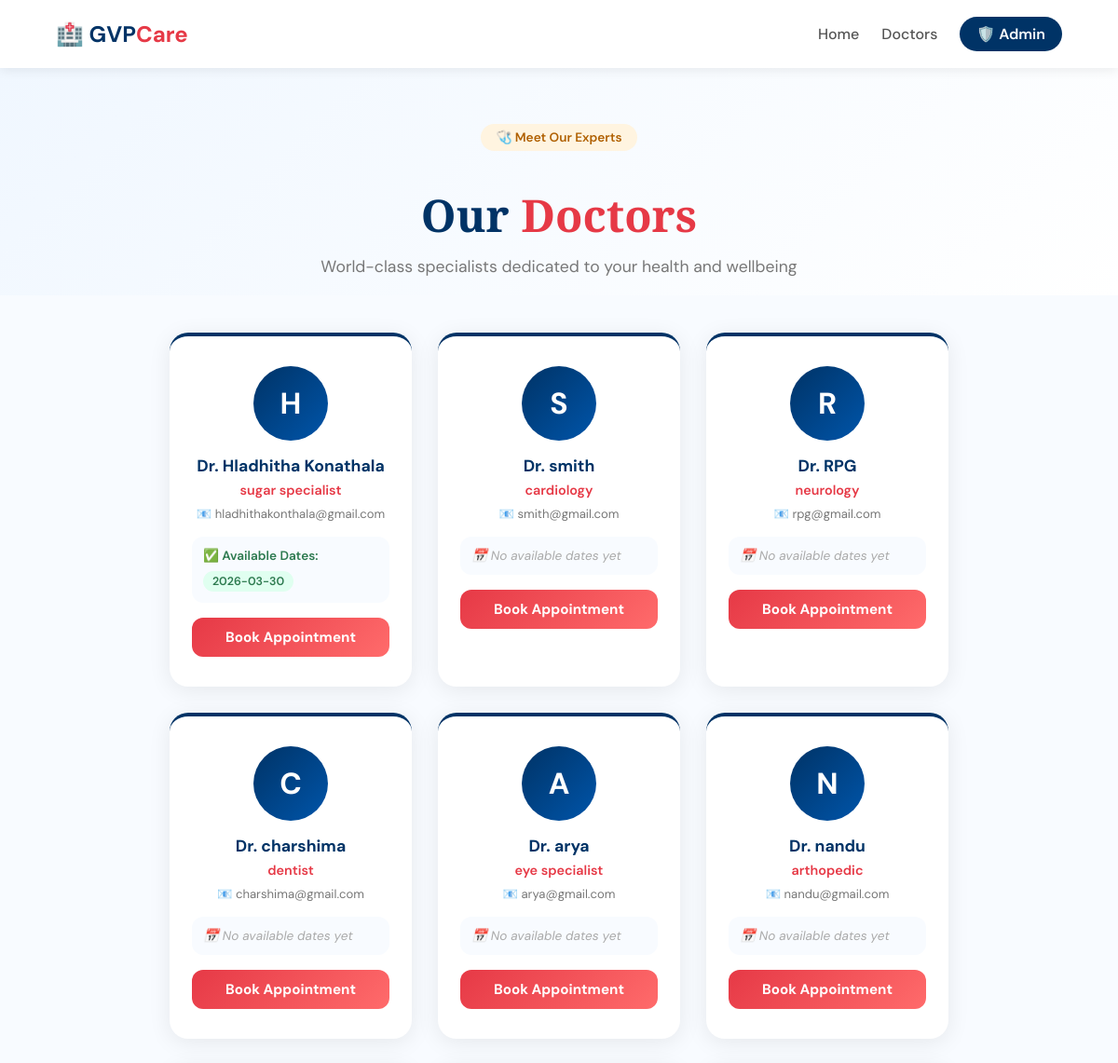
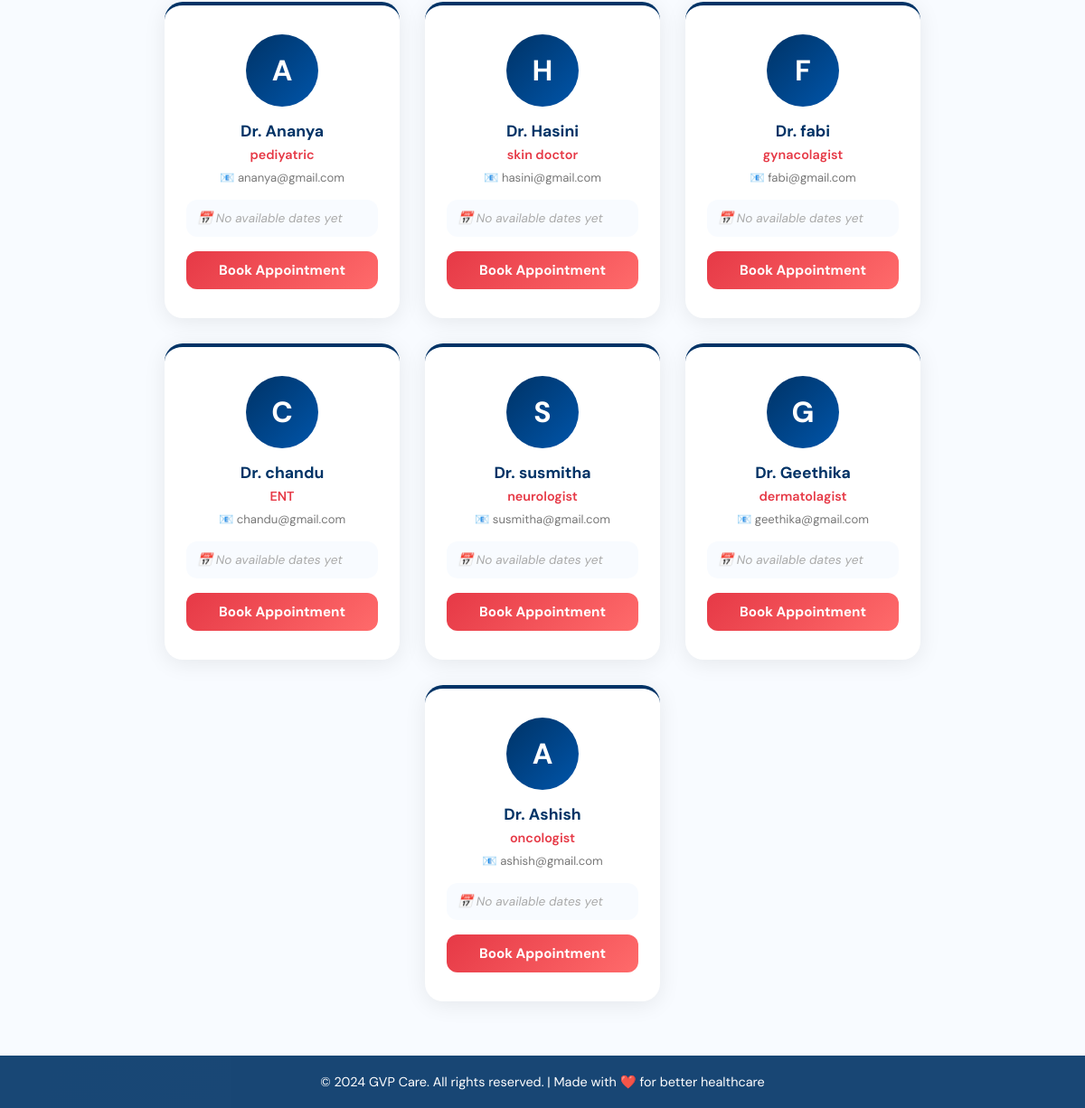
Page /doctors on the committed database (2 pictures, top to bottom).
### app.py (models this page shows)
class Doctor(db.Model):
    id             = db.Column(db.Integer, primary_key=True)
    name           = db.Column(db.String(100), nullable=False)
    email          = db.Column(db.String(120), unique=True, nullable=False)
    password       = db.Column(db.String(200), nullable=False)
    specialization = db.Column(db.String(100))

class AvailableDate(db.Model):
    id        = db.Column(db.Integer, primary_key=True)
    doctor_id = db.Column(db.Integer, db.ForeignKey('doctor.id'))
    date      = db.Column(db.String(50), nullable=False)
    doctor    = db.relationship('Doctor', backref='available_dates')

### app.py (the view)
@app.route('/doctors')
def doctors_page():
    doctors = Doctor.query.all()
    return render_template('doctors.html', doctors=doctors)

### templates/doctors.html (shortened to what this page needs)
<!DOCTYPE html>
<html lang="en">
<head>
  <link rel="stylesheet" href="{{ url_for('static', filename='style.css') }}">
</head>
<body class="home-body">
  <nav class="navbar">
    <div class="logo">🏥 GVP<span>Care</span></div>
    <div class="nav-links">
      <a href="/">Home</a>
      <a href="/doctors">Doctors</a>
      <a href="/admin/login" class="admin-link">🛡️ Admin</a>
    </div>
  </nav>
  <section class="doctors-header">
    <div class="badge-pill">🩺 Meet Our Experts</div>
    <h1>Our <span>Doctors</span></h1>
    <p>World-class specialists dedicated to your health and wellbeing</p>
  </section>
  <section class="doctors-section">
    {% if doctors %}
      <div class="doctors-grid">
        {% for doc in doctors %}
          <div class="doctor-card">
            <div class="doctor-avatar">
              {{ doc.name[0].upper() }}
            </div>
            <h3>Dr. {{ doc.name }}</h3>
            <p class="doctor-spec">{{ doc.specialization or 'General Physician' }}</p>
            <p class="doctor-email">📧 {{ doc.email }}</p>
            <div class="doctor-available">
              {% if doc.available_dates %}
                <p class="available-title">✅ Available Dates:</p>
                <div class="dates-list">
                  {% for d in doc.available_dates %}
                    <span class="date-badge">{{ d.date }}</span>
                  {% endfor %}
                </div>
              {% else %}
                <p class="no-dates">📅 No available dates yet</p>
              {% endif %}
            </div>
            <a href="/login/patient" class="book-btn">Book Appointment</a>
          </div>
        {% endfor %}
      </div>
    {% else %}
      <div class="no-doctors">
        <p>🩺 No doctors registered yet.</p>
        <p>Please check back soon!</p>
      </div>
    {% endif %}
  </section>
  <footer class="footer">
    <p>© 2024 GVP Care. All rights reserved. | Made with ❤️ for better healthcare</p>
  </footer>
</body>
</html>

### static/style.css (style rules this page uses)
* { margin: 0; padding: 0; box-sizing: border-box; }
body { font-family: 'DM Sans', sans-serif; }
.navbar { display: flex; justify-content: space-between; align-items: center; padding: 18px 60px; background: #fff; box-shadow: 0 2px 12px rgba(0,0,0,0.08); position: sticky; top: 0; z-index: 100; }
.logo { font-size: 1.5rem; font-weight: 700; color: #003366; }
.logo span { color: #e63946; }
.nav-links { display: flex; align-items: center; gap: 24px; }
.nav-links a { color: #555; text-decoration: none; font-weight: 500; transition: color .2s; }
.admin-link { background: #003366; color: white !important; padding: 8px 18px; border-radius: 20px; font-weight: 600 !important; transition: background .2s !important; }
.home-body { background: linear-gradient(135deg, #f0f7ff 0%, #fff 100%); min-height: 100vh; }
.badge-pill { display: inline-block; background: #fff4e0; color: #b06000; padding: 6px 16px; border-radius: 20px; font-size: .85rem; font-weight: 600; margin-bottom: 20px; }
.doctor-card { background: linear-gradient(135deg, #e63946, #ff6b6b); color: white; }
.footer { background: #003366; color: white; text-align: center; padding: 20px; font-size: .9rem; opacity: .9; }
.doctors-header { text-align: center; padding: 60px 60px 20px; background: linear-gradient(135deg, #f0f7ff 0%, #fff 100%); }
.doctors-header h1 { font-family: 'Playfair Display', serif; font-size: 3rem; color: #003366; margin: 16px 0 12px; }
.doctors-header h1 span { color: #e63946; }
.doctors-header p { color: #777; font-size: 1.1rem; }
.doctors-section { padding: 40px 60px 60px; background: #f8fbff; }
.doctors-grid { display: flex; flex-wrap: wrap; gap: 28px; justify-content: center; }
.doctor-card { background: white; border-radius: 20px; padding: 32px 24px; width: 260px; text-align: center; box-shadow: 0 4px 24px rgba(0,0,0,0.08); transition: transform .2s, box-shadow .2s; border-top: 4px solid #003366; }
.doctor-avatar { width: 80px; height: 80px; border-radius: 50%; background: linear-gradient(135deg, #003366, #0055aa); color: white; font-size: 2rem; font-weight: 700; display: flex; align-items: center; justify-content: center; margin: 0 auto 16px; }
.doctor-card h3 { color: #003366; font-size: 1.1rem; font-weight: 700; margin-bottom: 6px; }
.doctor-spec { color: #e63946; font-size: .9rem; font-weight: 600; margin-bottom: 8px; }
.doctor-email { color: #777; font-size: .82rem; margin-bottom: 16px; }
.doctor-available { background: #f8fbff; border-radius: 12px; padding: 12px; margin-bottom: 16px; text-align: left; }
.available-title { color: #2d7a4f; font-size: .85rem; font-weight: 600; margin-bottom: 8px; }
.dates-list { display: flex; flex-wrap: wrap; gap: 6px; }
.date-badge { background: #e0fff0; color: #2d7a4f; padding: 3px 10px; border-radius: 12px; font-size: .78rem; font-weight: 600; }
.no-dates { color: #aaa; font-size: .85rem; font-style: italic; }
.book-btn { display: block; padding: 11px 20px; background: linear-gradient(135deg, #e63946, #ff6b6b); color: white; border-radius: 12px; text-decoration: none; font-size: .95rem; font-weight: 700; transition: opacity .2s, transform .2s; }
.navbar { animation: slideDown .6s ease forwards; }
.nav-links a { position: relative; }
.nav-links a::after { content: ''; position: absolute; bottom: -4px; left: 0; width: 0; height: 2px; background: #e63946; transition: width .3s ease; }
.service-card, .offer-card, .doctor-card { transition: transform .3s ease, box-shadow .3s ease; }
.book-btn, .export-btn, .btn-confirm, .btn-cancel { position: relative; overflow: hidden; }
.book-btn::after, .export-btn::after { content: ''; position: absolute; top: 50%; left: 50%; width: 0; height: 0; background: rgba(255,255,255,0.2); border-radius: 50%; transform: translate(-50%, -50%); transition: width .4s ease, height .4s ease; }

### rows in the picture
Doctor: name "H", name "Hladhitha Konathala", specialization "sugar specialist", email "hladhithakonthala@gmail.com"
AvailableDate: date "2026-03-30"
Doctor: name "S", name "smith", specialization "cardiology", email "smith@gmail.com", shows "📅 No available dates yet"
Doctor: name "R", name "RPG", specialization "neurology", email "rpg@gmail.com", shows "📅 No available dates yet"
Doctor: name "C", name "charshima", specialization "dentist", email "charshima@gmail.com", shows "📅 No available dates yet"
Doctor: name "A", name "arya", specialization "eye specialist", email "arya@gmail.com", shows "📅 No available dates yet"
Doctor: name "N", name "nandu", specialization "arthopedic", email "nandu@gmail.com", shows "📅 No available dates yet"
Doctor: name "A", name "Ananya", specialization "pediyatric", email "ananya@gmail.com", shows "📅 No available dates yet"
Doctor: name "H", name "Hasini", specialization "skin doctor", email "hasini@gmail.com", shows "📅 No available dates yet"
Doctor: name "F", name "fabi", specialization "gynacolagist", email "fabi@gmail.com", shows "📅 No available dates yet"
Doctor: name "C", name "chandu", specialization "ENT", email "chandu@gmail.com", shows "📅 No available dates yet"
Doctor: name "S", name "susmitha", specialization "neurologist", email "susmitha@gmail.com", shows "📅 No available dates yet"
Doctor: name "G", name "Geethika", specialization "dermatolagist", email "geethika@gmail.com", shows "📅 No available dates yet"
Doctor: name "A", name "Ashish", specialization "oncologist", email "ashish@gmail.com", shows "📅 No available dates yet"
